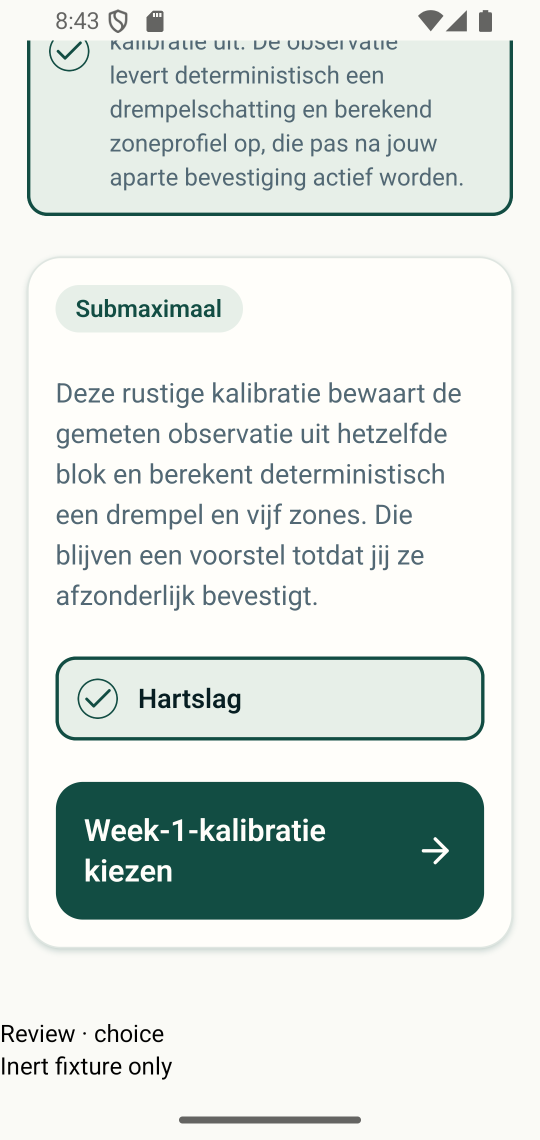
#> input picture docs/ui/evidence/final-visual-batch-11/320-font-1-choice-page-1.png, 1080 x 2280 px, given as the content of the folder Start23/Code/docs/ui/reference-screenshots/zones-calibration, which was not available (shown at 1/2 size)
$ python setup-references.py
#> lines starting #> are read from the running program, lines starting #| are printed output that depends on the picture; pictures that were not available may be replaced by others from this repository, and a replacement may not be noted
from pathlib import Path
from PIL import Image,ImageDraw
HERE=Path(__file__).resolve().parent;ROOT=Path('F:/Projecten Business/Start23/Code/docs/ui')
files=sorted((ROOT/'reference-screenshots/zones-calibration').glob('*.png'))+[ROOT/'mockups-final/03-zones.png',ROOT/'mockups-final/04-profile-onboarding.png']
for start in range(0,len(files),3):
 sheet=Image.new('RGB',(1080,800),'#eeeeee');draw=ImageDraw.Draw(sheet)
#> after `sheet = Image.new('RGB', (1080, 800), '#eeeeee')`: sheet: PIL image 1080x800 RGB; every value is 238
 for i,p in enumerate(files[start:start+3]):
  im=Image.open(p).convert('RGB');im.thumbnail((340,730));draw.text((i*360+4,10),p.name,fill='black');sheet.paste(im,(i*360+(360-im.width)//2,46))
#> after `im.thumbnail((340, 730))`:
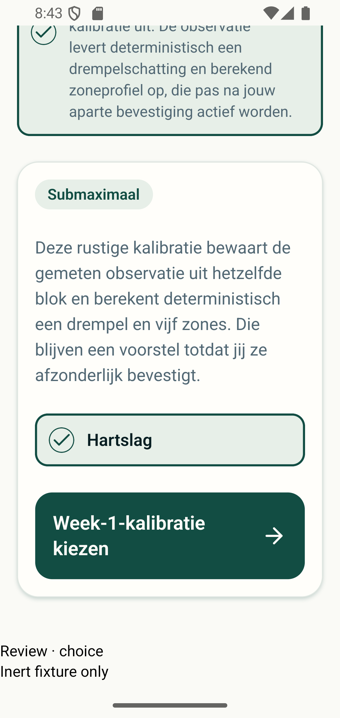
#> im: PIL image 340x718 RGB; mean R, G, B 217, 225, 220.5
#> after `sheet.paste(im, (i * 360 + (360 - im.width) // 2, 46))`:
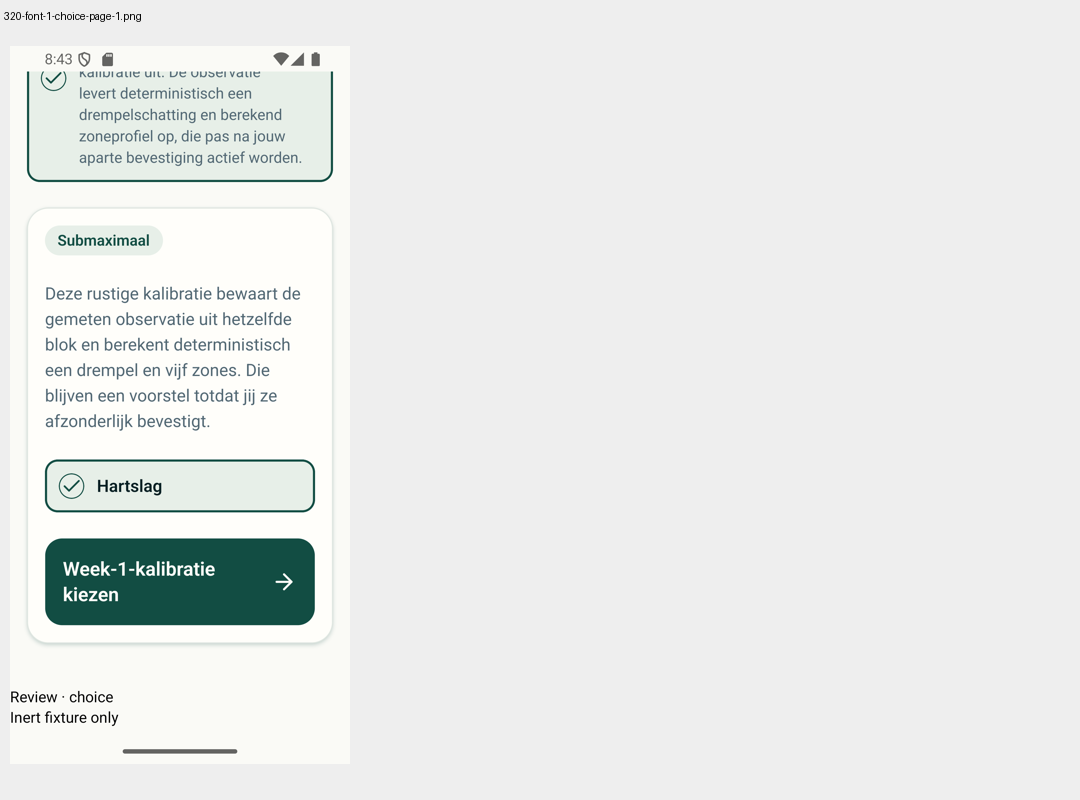
#> sheet: PIL image 1080x800 RGB; mean R, G, B 232, 234.2, 233
 sheet.save(HERE/('references-'+str(start//3+1)+'.jpg'),quality=92)
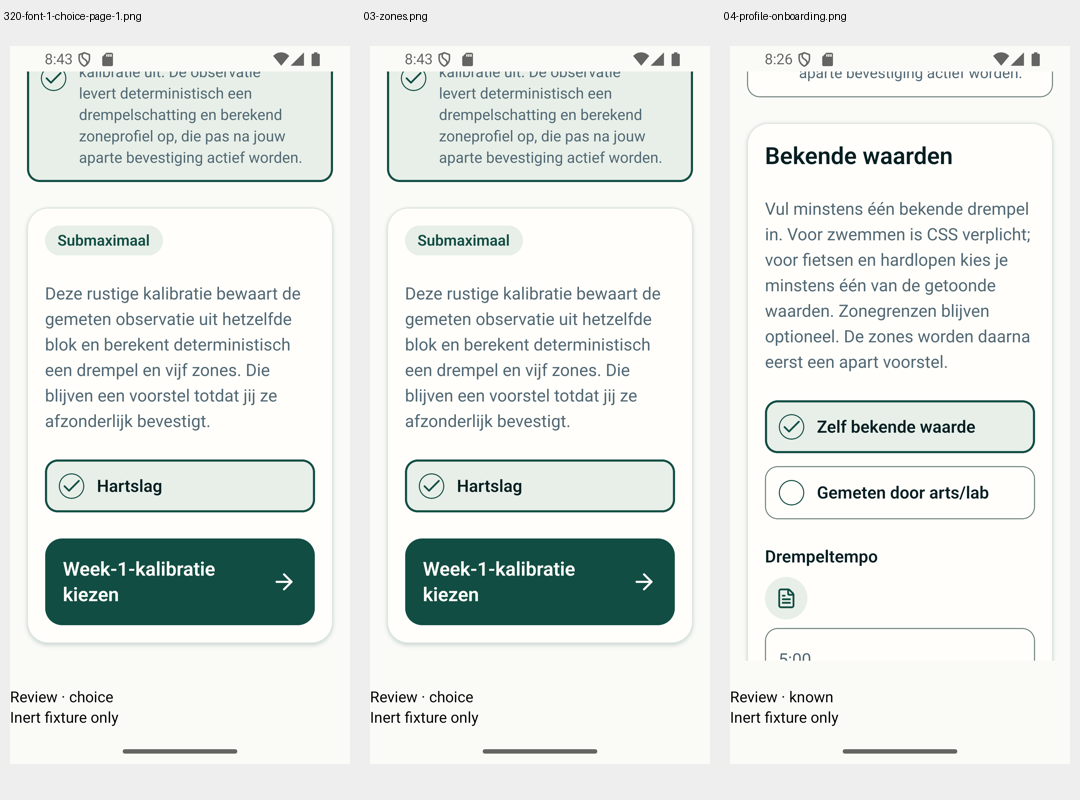
#> saved as references-1.jpg: PIL image 1080x800 RGB; mean R, G, B 226.4, 231.4, 227.8

$ run again, on docs/ui/evidence/final-visual-batch-11/320-font-1-overview-page-9.png
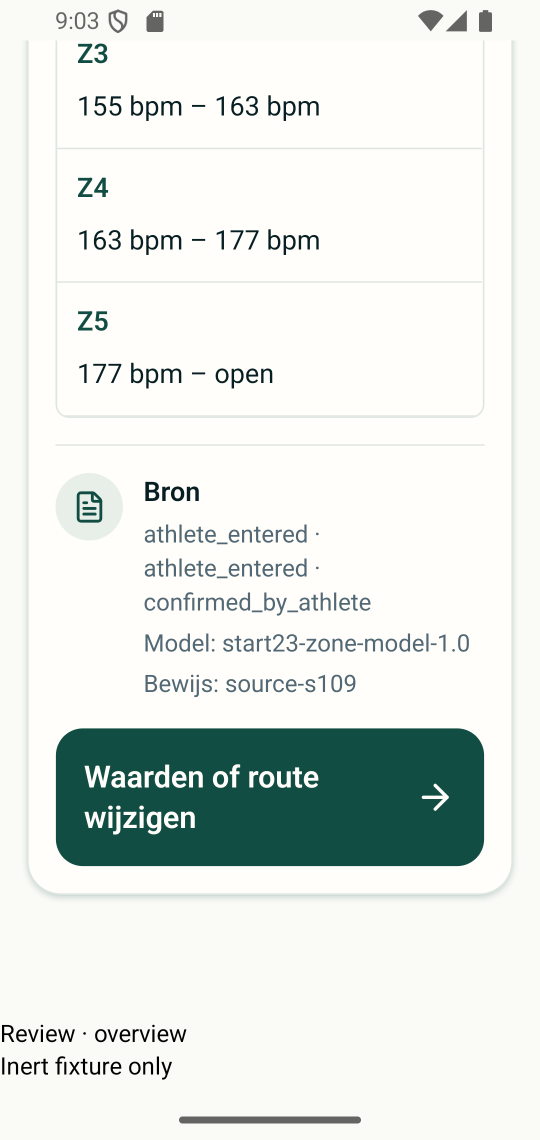
#> input picture docs/ui/evidence/final-visual-batch-11/320-font-1-overview-page-9.png, 1080 x 2280 px, given as the content of the folder Start23/Code/docs/ui/reference-screenshots/zones-calibration, which was not available (shown at 1/2 size)
#> im: PIL image 340x718 RGB
#> `sheet.paste(im, (i * 360 + (360 - im.width) // 2, 46))`:
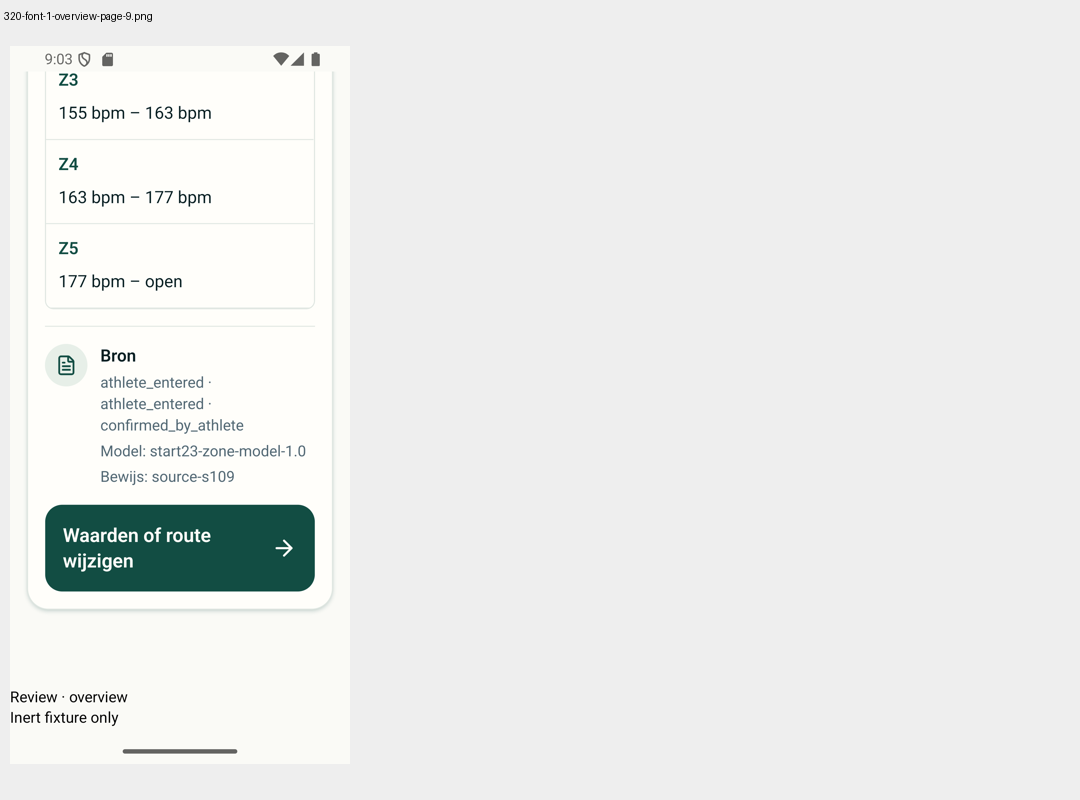
#> sheet: PIL image 1080x800 RGB; mean R, G, B 234.6, 236.2, 235
#> `sheet.save(HERE/('references-'+str(start//3+1)+'.jpg'),quality=92)`:
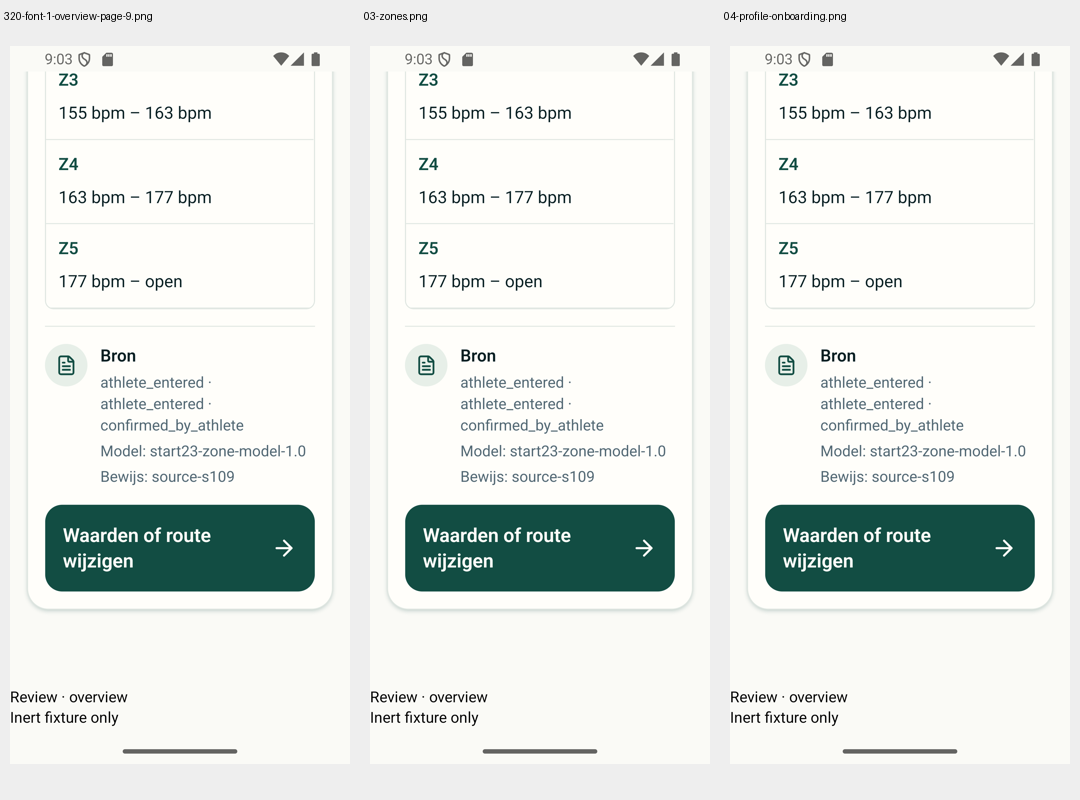
#> saved as references-1.jpg: PIL image 1080x800 RGB; mean R, G, B 227.9, 232.5, 228.9

$ run again, on docs/ui/evidence/final-visual-batch-11/320-font-2-choice-page-2.png
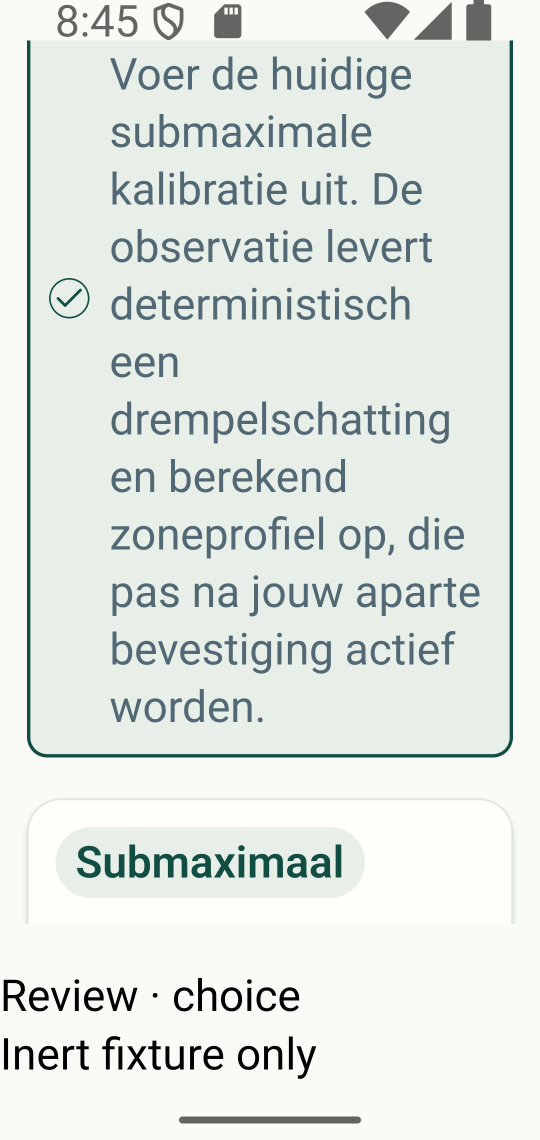
#> input picture docs/ui/evidence/final-visual-batch-11/320-font-2-choice-page-2.png, 1080 x 2280 px, given as the content of the folder Start23/Code/docs/ui/reference-screenshots/zones-calibration, which was not available (shown at 1/2 size)
#> im: PIL image 340x718 RGB
#> `sheet.paste(im, (i * 360 + (360 - im.width) // 2, 46))`:
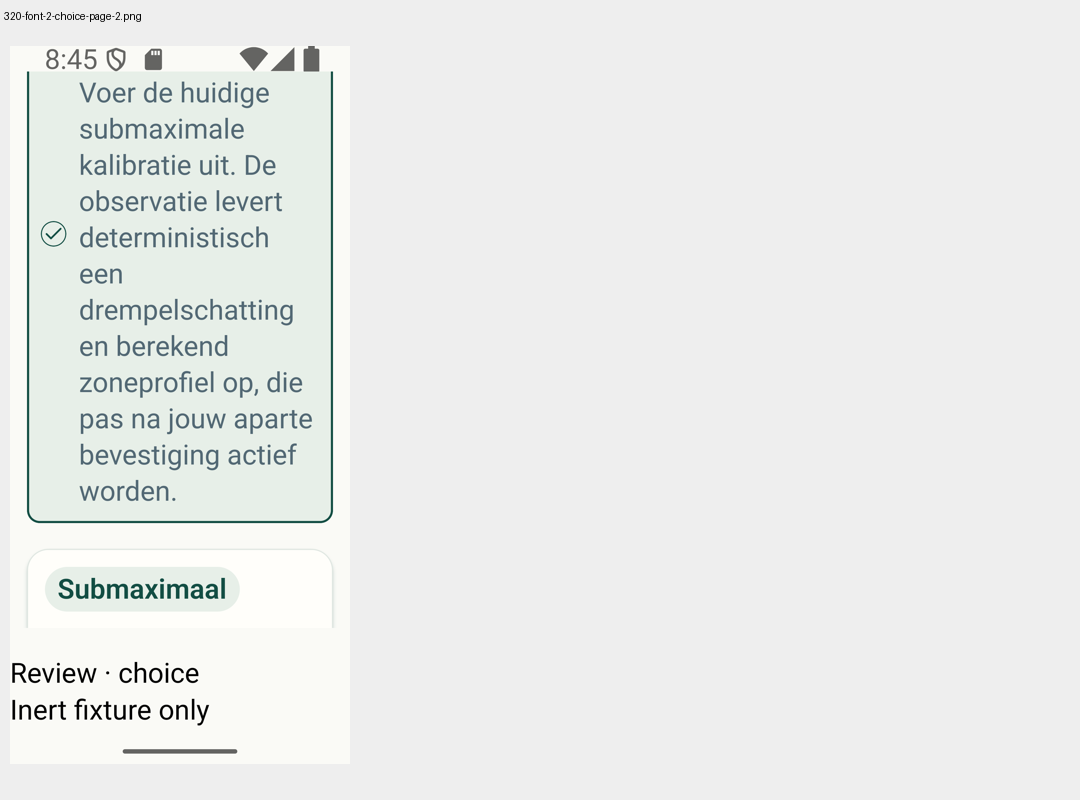
#> sheet: PIL image 1080x800 RGB; mean R, G, B 233.9, 235.7, 234.4
#> `sheet.save(HERE/('references-'+str(start//3+1)+'.jpg'),quality=92)`:
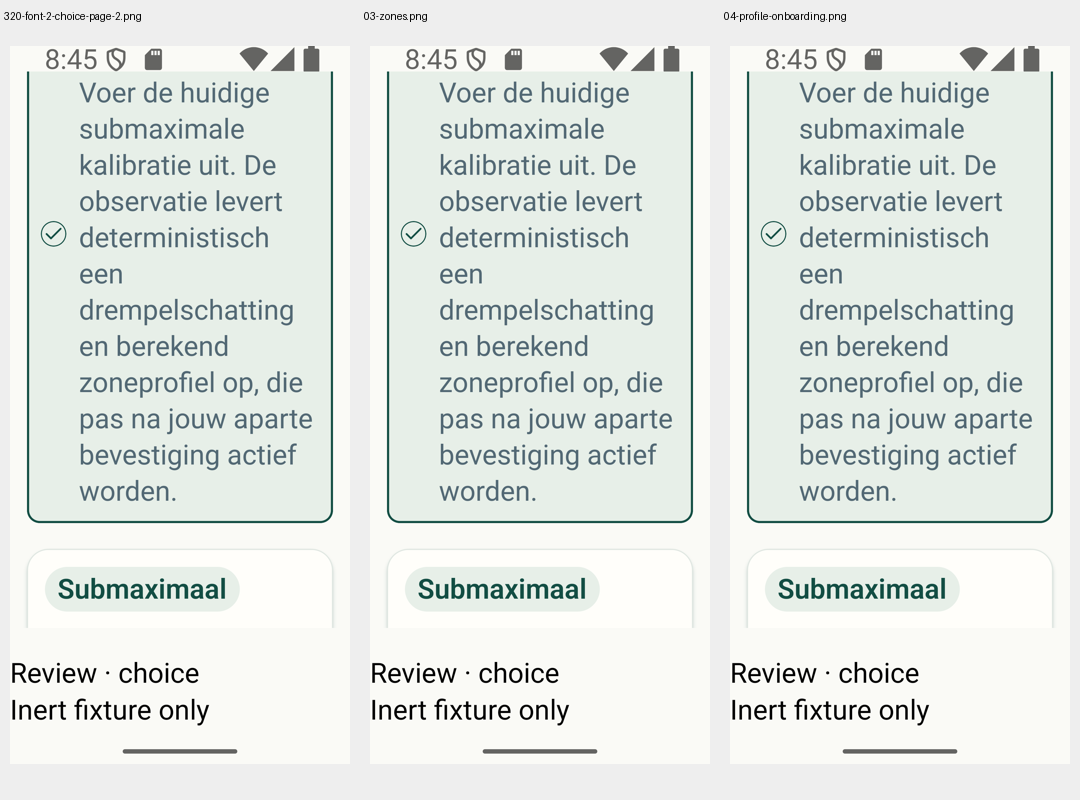
#> saved as references-1.jpg: PIL image 1080x800 RGB; mean R, G, B 225.9, 231.3, 227.2

$ run again, on docs/ui/evidence/final-visual-batch-11/320-font-2-choice-page-3.png
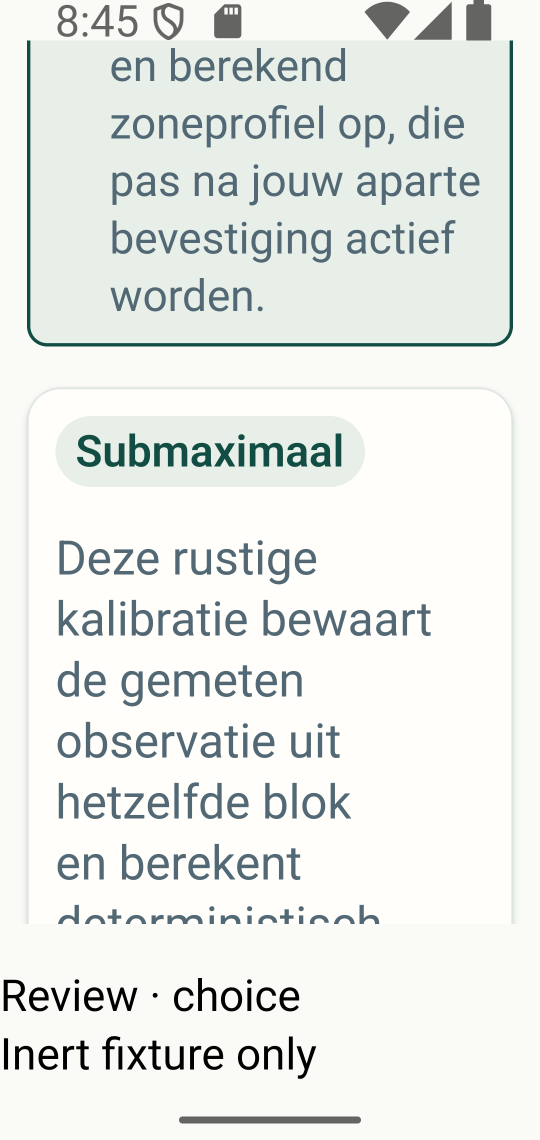
#> input picture docs/ui/evidence/final-visual-batch-11/320-font-2-choice-page-3.png, 1080 x 2280 px, given as the content of the folder Start23/Code/docs/ui/reference-screenshots/zones-calibration, which was not available (shown at 1/2 size)
#> im: PIL image 340x718 RGB
#> `sheet.paste(im, (i * 360 + (360 - im.width) // 2, 46))`:
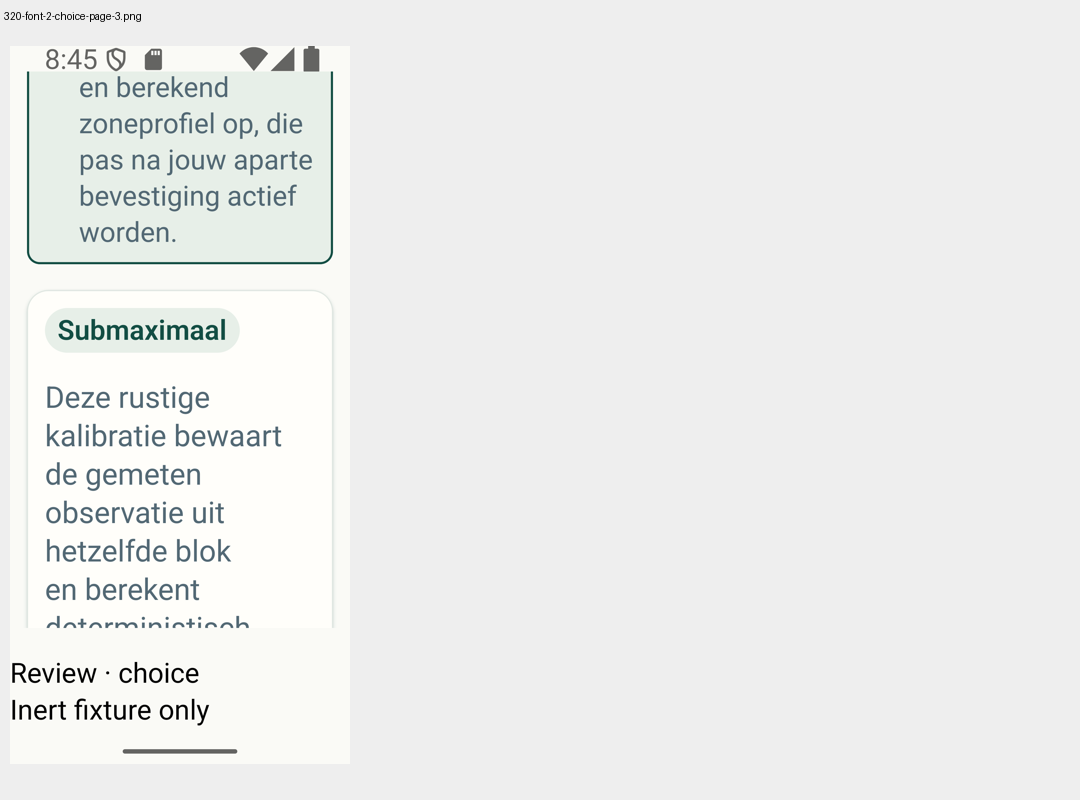
#> sheet: PIL image 1080x800 RGB; mean R, G, B 236.1, 237.1, 236
#> `sheet.save(HERE/('references-'+str(start//3+1)+'.jpg'),quality=92)`:
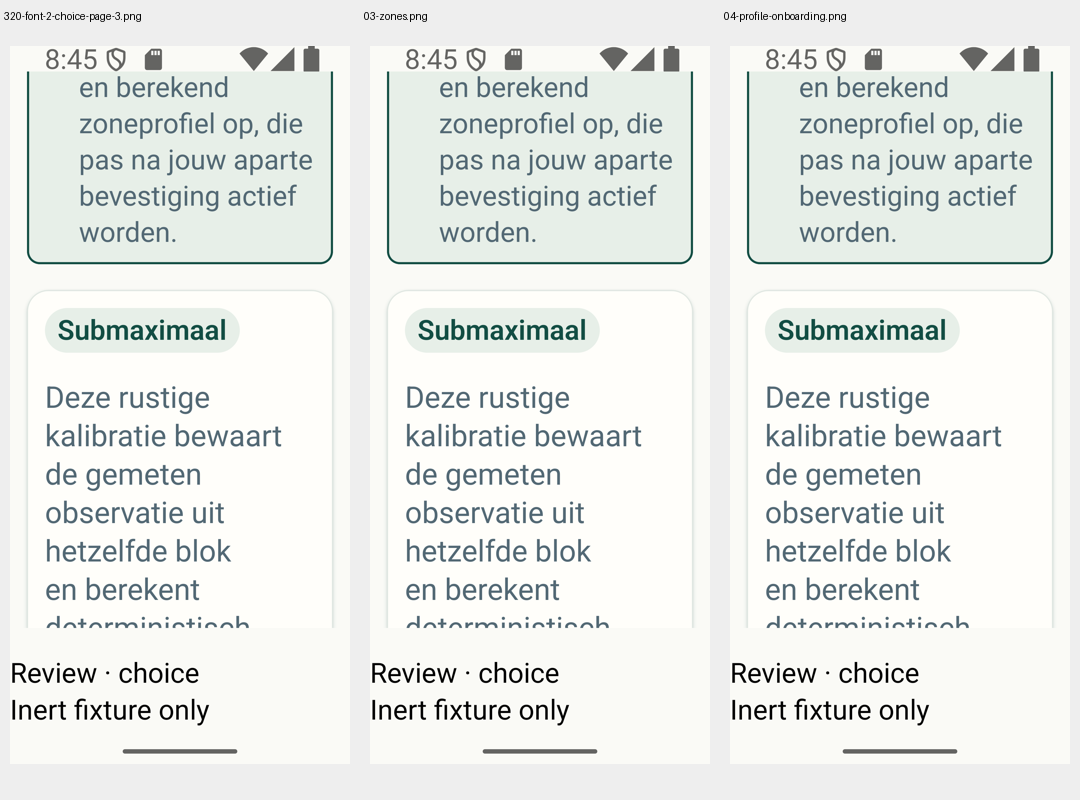
#> saved as references-1.jpg: PIL image 1080x800 RGB; mean R, G, B 232.3, 235.3, 232.1
